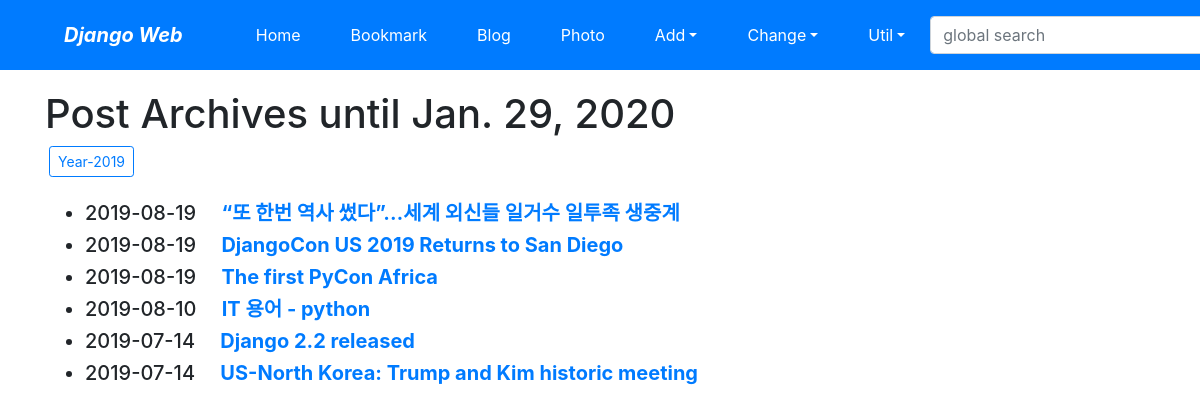
Screenshot of /blog/archive/ with the database file from the repository.
### blog/models.py (models this page shows, shortened)
class Post(models.Model):
    title = models.CharField(verbose_name='TITLE', max_length=50)
    slug = models.SlugField('SLUG', unique=True, allow_unicode=True, help_text='one word for title alias.')
    description = models.CharField('DESCRIPTION', max_length=100, blank=True, help_text='simple description text.')
    content = models.TextField('CONTENT')
    create_dt = models.DateTimeField('CREATE DATE', auto_now_add=True)
    modify_dt = models.DateTimeField('MODIFY DATE', auto_now=True)
    tags = TaggableManager(blank=True)
    owner = models.ForeignKey(User, on_delete=models.CASCADE, verbose_name='OWNER', blank=True, null=True)
    class Meta:
        verbose_name = 'post'
        verbose_name_plural = 'posts'
        db_table = 'blog_posts'
        ordering = ('-modify_dt',)
    def get_absolute_url(self):
        return reverse('blog:post_detail', args=(self.slug,))

### blog/views.py (the view)
# urls.py: path('archive/', views.PostAV.as_view(), name='post_archive'),
class PostAV(ArchiveIndexView):
    model = Post
    date_field = 'modify_dt'

### blog/templates/blog/post_archive.html (shortened to what this page needs)
{% extends "base.html" %}
{% block content %}
    <h1>Post Archives until {% now "N d, Y" %}</h1>
    {% for date in date_list %}
    <a href="{% url 'blog:post_year_archive' date|date:'Y' %}"
       class="btn btn-outline-primary btn-sm mx-1">
        Year-{{ date|date:"Y" }}</a>
    {% endfor %}
    <br><br>
    <div>
        <ul>
            {% for post in object_list %}
            <li class="h5">
                {{ post.modify_dt|date:"Y-m-d" }}&emsp;
                <a href="{{ post.get_absolute_url }}"><strong>{{ post.title }}</strong></a>
            </li>
            {% endfor %}
        </ul>
    </div>
{% endblock %}

### rows the page displays
Post: modify_dt "2019-08-19", title "“또 한번 역사 썼다”…세계 외신들 일거수 일투족 생중계"
Post: modify_dt "2019-08-19", title "DjangoCon US 2019 Returns to San Diego"
Post: modify_dt "2019-08-19", title "The first PyCon Africa"
Post: modify_dt "2019-08-10", title "IT 용어 - python"
Post: modify_dt "2019-07-14", title "Django 2.2 released"
Post: modify_dt "2019-07-14", title "US-North Korea: Trump and Kim historic meeting"

### other values shown
{{ date|date:"Y" }} "2019"
